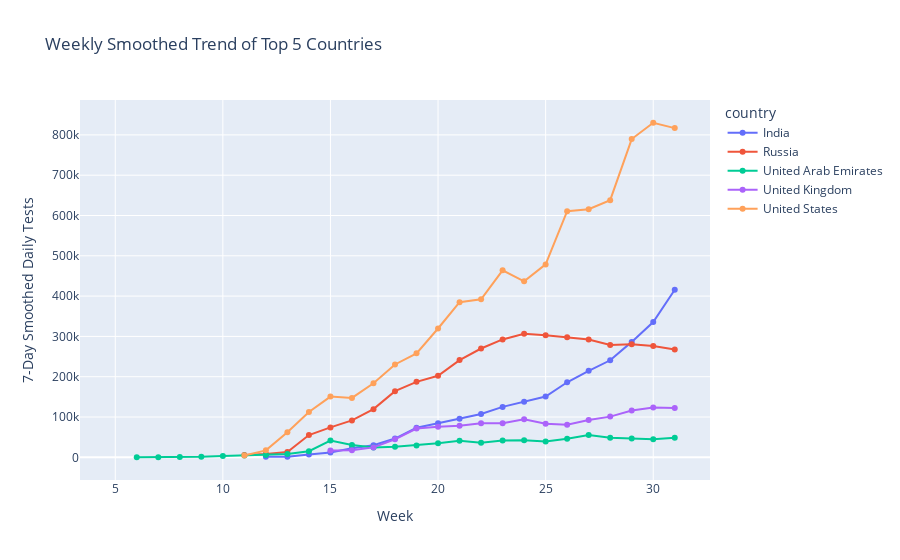

Source (notebook cell):
### Code cell
# Plot with Plotly
import plotly.express as px
fig = px.line(
    weekly_smoothed,
    x='week',
    y='7_day_smoothed_daily_change',
    color='country',
    title='Weekly Smoothed Trend of Top 5 Countries',
    markers=True
)
fig.update_layout(xaxis_title="Week", yaxis_title="7-Day Smoothed Daily Tests")
fig.show()

### Figure 1 — Plotly figure (JSON) as saved in the notebook; plotly's stock layout.template omitted (floating-point values rounded to 4 significant figures)
{"data": [{"hovertemplate": "country=India<br>week=%{x}<br>7_day_smoothed_daily_change=%{y}<extra></extra>", "legendgroup": "India", "line": {"color": "#636efa", "dash": "solid"}, "marker": {"symbol": "circle"}, "mode": "lines+markers", "name": "India", "orientation": "v", "showlegend": true, "type": "scatter", "x": [12, 13, 14, 15, 16, 17, 18, 19, 20, 21, 22, 23, 24, 25, 26, 27, 28, 29, 30, 31], "xaxis": "x", "y": [1107.0, 1487.0, 6930.0, 11920.0, 22360.0, 30190.0, 46630.0, 73360.0, 84350.0, 95850.0, 107400.0, 125100.0, 138100.0, 150700.0, 186200.0, 214600.0, 240800.0, 286400.0, 335700.0, 415800.0], "yaxis": "y"}, {"hovertemplate": "country=Russia<br>week=%{x}<br>7_day_smoothed_daily_change=%{y}<extra></extra>", "legendgroup": "Russia", "line": {"color": "#EF553B", "dash": "solid"}, "marker": {"symbol": "circle"}, "mode": "lines+markers", "name": "Russia", "orientation": "v", "showlegend": true, "type": "scatter", "x": [10, 11, 12, 13, 14, 15, 16, 17, 18, 19, 20, 21, 22, 23, 24, 25, 26, 27, 28, 29, 30, 31], "xaxis": "x", "y": [NaN, 5820.0, 7976.0, 13250.0, 55270.0, 74260.0, 91510.0, 119500.0, 164200.0, 187300.0, 202400.0, 241300.0, 270000.0, 292500.0, 306500.0, 302600.0, 297800.0, 292400.0, 278800.0, 280800.0, 275900.0, 267400.0], "yaxis": "y"}, {"hovertemplate": "country=United Arab Emirates<br>week=%{x}<br>7_day_smoothed_daily_change=%{y}<extra></extra>", "legendgroup": "United Arab Emirates", "line": {"color": "#00cc96", "dash": "solid"}, "marker": {"symbol": "circle"}, "mode": "lines+markers", "name": "United Arab Emirates", "orientation": "v", "showlegend": true, "type": "scatter", "x": [5, 6, 7, 8, 9, 10, 11, 12, 13, 14, 15, 16, 17, 18, 19, 20, 21, 22, 23, 24, 25, 26, 27, 28, 29, 30, 31], "xaxis": "x", "y": [NaN, 173.5, 344.7, 902.3, 1442.0, 3218.0, 4819.0, 5805.0, 8149.0, 15290.0, 41570.0, 30760.0, 24400.0, 26160.0, 29620.0, 34760.0, 40930.0, 36020.0, 41600.0, 42370.0, 39010.0, 46040.0, 55430.0, 48490.0, 46500.0, 44730.0, 48810.0], "yaxis": "y"}, {"hovertemplate": "country=United Kingdom<br>week=%{x}<br>7_day_smoothed_daily_change=%{y}<extra></extra>", "legendgroup": "United Kingdom", "line": {"color": "#ab63fa", "dash": "solid"}, "marker": {"symbol": "circle"}, "mode": "lines+markers", "name": "United Kingdom", "orientation": "v", "showlegend": true, "type": "scatter", "x": [14, 15, 16, 17, 18, 19, 20, 21, 22, 23, 24, 25, 26, 27, 28, 29, 30, 31], "xaxis": "x", "y": [NaN, 17220.0, 17350.0, 24640.0, 44540.0, 71360.0, 75810.0, 78360.0, 84390.0, 84600.0, 94460.0, 83100.0, 81040.0, 92500.0, 101000.0, 116100.0, 123500.0, 122300.0], "yaxis": "y"}, {"hovertemplate": "country=United States<br>week=%{x}<br>7_day_smoothed_daily_change=%{y}<extra></extra>", "legendgroup": "United States", "line": {"color": "#FFA15A", "dash": "solid"}, "marker": {"symbol": "circle"}, "mode": "lines+markers", "name": "United States", "orientation": "v", "showlegend": true, "type": "scatter", "x": [10, 11, 12, 13, 14, 15, 16, 17, 18, 19, 20, 21, 22, 23, 24, 25, 26, 27, 28, 29, 30, 31], "xaxis": "x", "y": [NaN, 4488.0, 17240.0, 62410.0, 112500.0, 150600.0, 147500.0, 183600.0, 230400.0, 258000.0, 319600.0, 384900.0, 391900.0, 464000.0, 436600.0, 478600.0, 610800.0, 615500.0, 638000.0, 789600.0, 830100.0, 816800.0], "yaxis": "y"}], "layout": {"legend": {"title": {"text": "country"}, "tracegroupgap": 0}, "title": {"text": "Weekly Smoothed Trend of Top 5 Countries"}, "xaxis": {"anchor": "y", "domain": [0, 1], "title": {"text": "Week"}}, "yaxis": {"anchor": "x", "domain": [0, 1], "title": {"text": "7-Day Smoothed Daily Tests"}}}}
